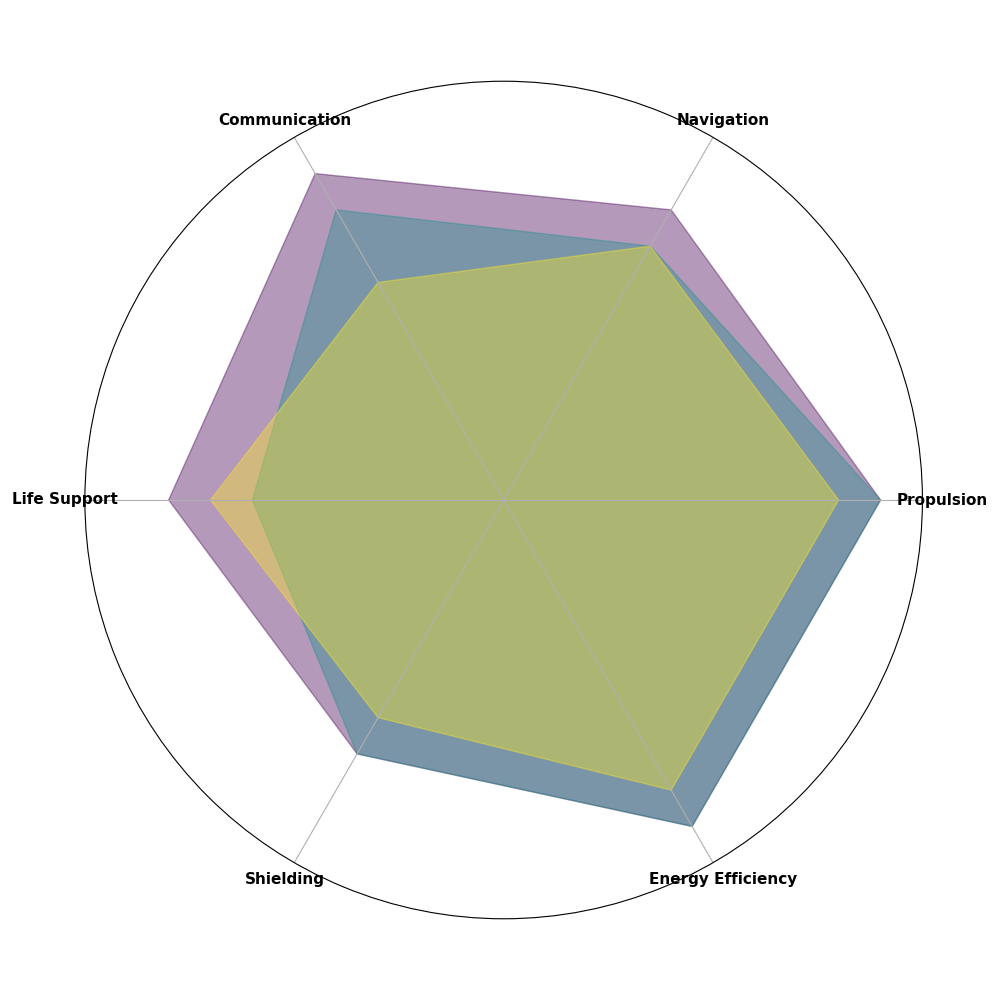

This chart was generated by the following Python code:
import matplotlib.pyplot as plt
import numpy as np

criteria = ['Propulsion', 'Navigation', 'Communication', 'Life Support', 'Shielding', 'Energy Efficiency']
num_criteria = len(criteria)

# Scores for each space agency
agency_scores = {
    'NASA': [9, 8, 9, 8, 7, 9],
    'SpaceX': [9, 7, 8, 6, 7, 9],
    'ISRO': [8, 7, 6, 7, 6, 8]
}

angles = np.linspace(0, 2 * np.pi, num_criteria, endpoint=False).tolist()
angles += angles[:1]

fig, ax = plt.subplots(figsize=(10, 10), subplot_kw=dict(polar=True))

# Changed color map from 'plasma' to 'viridis'
colors = plt.cm.viridis(np.linspace(0, 1, len(agency_scores)))

for idx, (agency_name, scores) in enumerate(agency_scores.items()):
    scores += scores[:1]
    ax.fill(angles, scores, color=colors[idx], alpha=0.4)

ax.set_xticks(angles[:-1])
ax.set_xticklabels(criteria, fontsize=11, fontweight='bold')
ax.set_ylim(0, 10)
ax.set_yticks([])
ax.set_yticklabels([])

plt.tight_layout()
plt.show()
